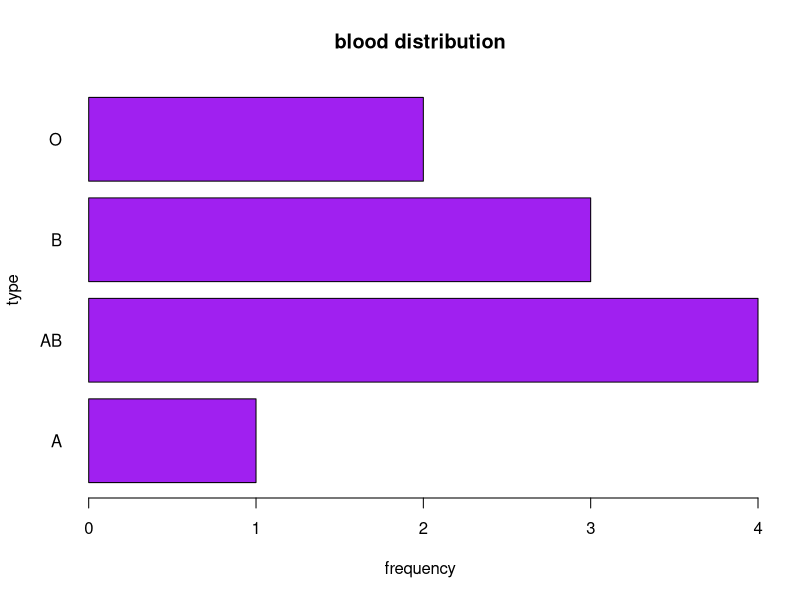

Write R code to recreate this figure.
blood <- c('A형', 'B형', 'B형', 'AB형', 'O형', 'A형', 'O형', 'A형', 'B형', 'A형')

ds <- table(blood)
barplot(ds, main = 'blood distribution',
        xlab = 'frequency',
        ylab = 'type',
        col = 'purple',
        names = c('A', 'AB', 'B', 'O'),
        horiz = TRUE,
        las = 1 )